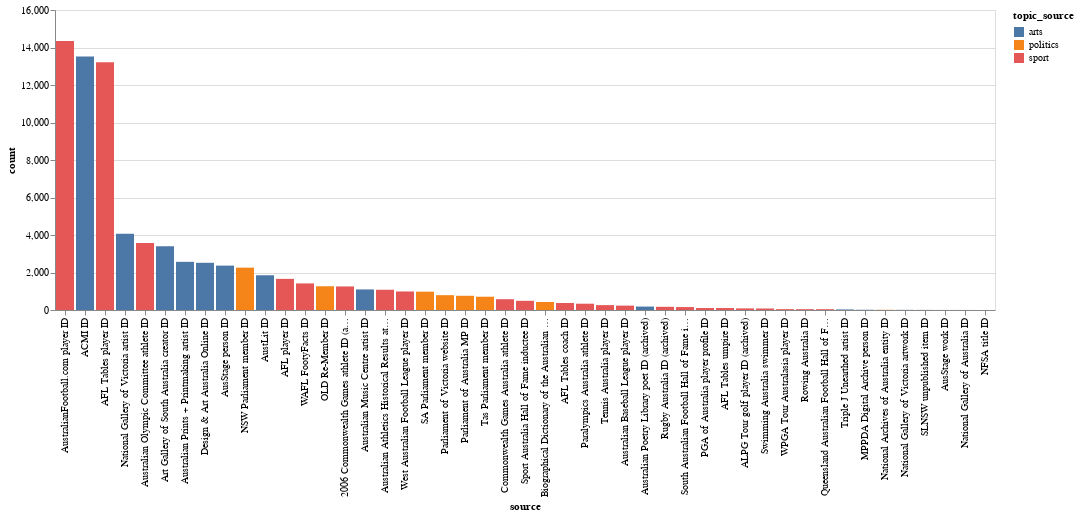

Notebook code cell kept with this figure:
### Code cell
alt.Chart(
    nodes.loc[nodes["topic_source"].isin(["arts", "politics", "sport"])]
).mark_bar().encode(x=alt.X("source:N").sort("-y"), y="count:Q", color="topic_source:N")

### Figure 1 — Vega-Lite specification as saved in the notebook (floating-point values rounded to 4 significant figures)
{"config": {"view": {"continuousWidth": 300, "continuousHeight": 300}}, "data": {"name": "data-70a7e3ac1f7d19aedb4e3ccb54362b38"}, "mark": {"type": "bar"}, "encoding": {"color": {"field": "topic_source", "type": "nominal"}, "x": {"field": "source", "sort": "-y", "type": "nominal"}, "y": {"field": "count", "type": "quantitative"}}, "$schema": "https://vega.github.io/schema/vega-lite/v5.20.1.json", "datasets": {"data-70a7e3ac1f7d19aedb4e3ccb54362b38": [{"source_prop": "http://www.wikidata.org/entity/P8633", "source": "OLD Re-Member ID", "topic_source": "politics", "target_prop": "http://www.wikidata.org/entity/P8633", "source_target": "OLD Re-Member ID", "topic_target": "politics", "count": 1266}, {"source_prop": "http://www.wikidata.org/entity/P9575", "source": "Australian Music Centre artist ID", "topic_source": "arts", "target_prop": "http://www.wikidata.org/entity/P9575", "source_target": "Australian Music Centre artist ID", "topic_target": "arts", "count": 1097}, {"source_prop": "http://www.wikidata.org/entity/P10012", "source": "NSW Parliament member ID", "topic_source": "politics", "target_prop": "http://www.wikidata.org/entity/P10012", "source_target": "NSW Parliament member ID", "topic_target": "politics", "count": 2259}, {"source_prop": "http://www.wikidata.org/entity/P10020", "source": "Parliament of Australia MP ID", "topic_source": "politics", "target_prop": "http://www.wikidata.org/entity/P10020", "source_target": "Parliament of Australia MP ID", "topic_target": "politics", "count": 757}, {"source_prop": "http://www.wikidata.org/entity/P10976", "source": "Paralympics Australia athlete ID", "topic_source": "sport", "target_prop": "http://www.wikidata.org/entity/P10976", "source_target": "Paralympics Australia athlete ID", "topic_target": "sport", "count": 336}, {"source_prop": "http://www.wikidata.org/entity/P11098", "source": "Tas Parliament member ID", "topic_source": "politics", "target_prop": "http://www.wikidata.org/entity/P11098", "source_target": "Tas Parliament member ID", "topic_target": "politics", "count": 708}, {"source_prop": "http://www.wikidata.org/entity/P11126", "source": "Rowing Australia ID", "topic_source": "sport", "target_prop": "http://www.wikidata.org/entity/P11126", "source_target": "Rowing Australia ID", "topic_target": "sport", "count": 44}, {"source_prop": "http://www.wikidata.org/entity/P11128", "source": "SA Parliament member ID", "topic_source": "politics", "target_prop": "http://www.wikidata.org/entity/P11128", "source_target": "SA Parliament member ID", "topic_target": "politics", "count": 977}, {"source_prop": "http://www.wikidata.org/entity/P10856", "source": "National Archives of Australia entity ID", "topic_source": "politics", "target_prop": "http://www.wikidata.org/entity/P10856", "source_target": "National Archives of Australia entity ID", "topic_target": "politics", "count": 11}, {"source_prop": "http://www.wikidata.org/entity/P11191", "source": "PGA of Australia player profile ID", "topic_source": "sport", "target_prop": "http://www.wikidata.org/entity/P11191", "source_target": "PGA of Australia player profile ID", "topic_target": "sport", "count": 105}, {"source_prop": "http://www.wikidata.org/entity/P12310", "source": "Commonwealth Games Australia athlete ID", "topic_source": "sport", "target_prop": "http://www.wikidata.org/entity/P12310", "source_target": "Commonwealth Games Australia athlete ID", "topic_target": "sport", "count": 576}, {"source_prop": "http://www.wikidata.org/entity/P11948", "source": "NFSA title ID", "topic_source": "arts", "target_prop": "http://www.wikidata.org/entity/P11948", "source_target": "NFSA title ID", "topic_target": "arts", "count": 1}, {"source_prop": "http://www.wikidata.org/entity/P12362", "source": "Parliament of Victoria website ID", "topic_source": "politics", "target_prop": "http://www.wikidata.org/entity/P12362", "source_target": "Parliament of Victoria website ID", "topic_target": "politics", "count": 791}, {"source_prop": "http://www.wikidata.org/entity/P1707", "source": "Design & Art Australia Online ID", "topic_source": "arts", "target_prop": "http://www.wikidata.org/entity/P1707", "source_target": "Design & Art Australia Online ID", "topic_target": "arts", "count": 2518}, {"source_prop": "http://www.wikidata.org/entity/P2041", "source": "National Gallery of Victoria artist ID", "topic_source": "arts", "target_prop": "http://www.wikidata.org/entity/P2041", "source_target": "National Gallery of Victoria artist ID", "topic_target": "arts", "count": 4062}, {"source_prop": "http://www.wikidata.org/entity/P3546", "source": "AustralianFootball.com player ID", "topic_source": "sport", "target_prop": "http://www.wikidata.org/entity/P3546", "source_target": "AustralianFootball.com player ID", "topic_target": "sport", "count": 14350}, {"source_prop": "http://www.wikidata.org/entity/P3547", "source": "AFL Tables player ID", "topic_source": "sport", "target_prop": "http://www.wikidata.org/entity/P3547", "source_target": "AFL Tables player ID", "topic_target": "sport", "count": 13218}, {"source_prop": "http://www.wikidata.org/entity/P3682", "source": "Australian Olympic Committee athlete ID", "topic_source": "sport", "target_prop": "http://www.wikidata.org/entity/P3682", "source_target": "Australian Olympic Committee athlete ID", "topic_target": "sport", "count": 3567}, {"source_prop": "http://www.wikidata.org/entity/P3669", "source": "Swimming Australia swimmer ID", "topic_source": "sport", "target_prop": "http://www.wikidata.org/entity/P3669", "source_target": "Swimming Australia swimmer ID", "topic_target": "sport", "count": 80}, {"source_prop": "http://www.wikidata.org/entity/P3698", "source": "Tennis Australia player ID", "topic_source": "sport", "target_prop": "http://www.wikidata.org/entity/P3698", "source_target": "Tennis Australia player ID", "topic_target": "sport", "count": 261}, {"source_prop": "http://www.wikidata.org/entity/P3915", "source": "Australian Athletics Historical Results athlete ID", "topic_source": "sport", "target_prop": "http://www.wikidata.org/entity/P3915", "source_target": "Australian Athletics Historical Results athlete ID", "topic_target": "sport", "count": 1080}, {"source_prop": "http://www.wikidata.org/entity/P3953", "source": "ALPG Tour golf player ID (archived)", "topic_source": "sport", "target_prop": "http://www.wikidata.org/entity/P3953", "source_target": "ALPG Tour golf player ID (archived)", "topic_target": "sport", "count": 85}, {"source_prop": "http://www.wikidata.org/entity/P4415", "source": "Sport Australia Hall of Fame inductee ID", "topic_source": "sport", "target_prop": "http://www.wikidata.org/entity/P4415", "source_target": "Sport Australia Hall of Fame inductee ID", "topic_target": "sport", "count": 490}, {"source_prop": "http://www.wikidata.org/entity/P4476", "source": "Australian Baseball League player ID", "topic_source": "sport", "target_prop": "http://www.wikidata.org/entity/P4476", "source_target": "Australian Baseball League player ID", "topic_target": "sport", "count": 234}, {"source_prop": "http://www.wikidata.org/entity/P4571", "source": "West Australian Football League player ID", "topic_source": "sport", "target_prop": "http://www.wikidata.org/entity/P4571", "source_target": "West Australian Football League player ID", "topic_target": "sport", "count": 989}, {"source_prop": "http://www.wikidata.org/entity/P4615", "source": "WAFL FootyFacts ID", "topic_source": "sport", "target_prop": "http://www.wikidata.org/entity/P4615", "source_target": "WAFL FootyFacts ID", "topic_target": "sport", "count": 1418}, {"source_prop": "http://www.wikidata.org/entity/P4623", "source": "South Australian Football Hall of Fame inductee ID", "topic_source": "sport", "target_prop": "http://www.wikidata.org/entity/P4623", "source_target": "South Australian Football Hall of Fame inductee ID", "topic_target": "sport", "count": 156}, {"source_prop": "http://www.wikidata.org/entity/P4609", "source": "Queensland Australian Football Hall of Fame inductee ID", "topic_source": "sport", "target_prop": "http://www.wikidata.org/entity/P4609", "source_target": "Queensland Australian Football Hall of Fame inductee ID", "topic_target": "sport", "count": 43}, {"source_prop": "http://www.wikidata.org/entity/P4684", "source": "National Gallery of Victoria artwork ID", "topic_source": "arts", "target_prop": "http://www.wikidata.org/entity/P4684", "source_target": "National Gallery of Victoria artwork ID", "topic_target": "arts", "count": 8}, {"source_prop": "http://www.wikidata.org/entity/P4885", "source": "AFL Tables coach ID", "topic_source": "sport", "target_prop": "http://www.wikidata.org/entity/P4885", "source_target": "AFL Tables coach ID", "topic_target": "sport", "count": 374}, {"source_prop": "http://www.wikidata.org/entity/P4888", "source": "AFL Tables umpire ID", "topic_source": "sport", "target_prop": "http://www.wikidata.org/entity/P4888", "source_target": "AFL Tables umpire ID", "topic_target": "sport", "count": 104}, {"source_prop": "http://www.wikidata.org/entity/P4799", "source": "Rugby Australia ID (archived)", "topic_source": "sport", "target_prop": "http://www.wikidata.org/entity/P4799", "source_target": "Rugby Australia ID (archived)", "topic_target": "sport", "count": 170}, {"source_prop": "http://www.wikidata.org/entity/P5465", "source": "Australian Poetry Library poet ID (archived)", "topic_source": "arts", "target_prop": "http://www.wikidata.org/entity/P5465", "source_target": "Australian Poetry Library poet ID (archived)", "topic_target": "arts", "count": 183}, {"source_prop": "http://www.wikidata.org/entity/P5716", "source": "2006 Commonwealth Games athlete ID (archived)", "topic_source": "sport", "target_prop": "http://www.wikidata.org/entity/P5716", "source_target": "2006 Commonwealth Games athlete ID (archived)", "topic_target": "sport", "count": 1256}, {"source_prop": "http://www.wikidata.org/entity/P6804", "source": "Art Gallery of South Australia creator ID", "topic_source": "arts", "target_prop": "http://www.wikidata.org/entity/P6804", "source_target": "Art Gallery of South Australia creator ID", "topic_target": "arts", "count": 3404}, {"source_prop": "http://www.wikidata.org/entity/P7003", "source": "ACMI ID", "topic_source": "arts", "target_prop": "http://www.wikidata.org/entity/P7003", "source_target": "ACMI ID", "topic_target": "arts", "count": 13520}, {"source_prop": "http://www.wikidata.org/entity/P6979", "source": "SLNSW unpublished item ID", "topic_source": "arts", "target_prop": "http://www.wikidata.org/entity/P6979", "source_target": "SLNSW unpublished item ID", "topic_target": "arts", "count": 5}, {"source_prop": "http://www.wikidata.org/entity/P7633", "source": "MPPDA Digital Archive person ID", "topic_source": "arts", "target_prop": "http://www.wikidata.org/entity/P7633", "source_target": "MPPDA Digital Archive person ID", "topic_target": "arts", "count": 13}, {"source_prop": "http://www.wikidata.org/entity/P8277", "source": "AFL player ID", "topic_source": "sport", "target_prop": "http://www.wikidata.org/entity/P8277", "source_target": "AFL player ID", "topic_target": "sport", "count": 1660}, {"source_prop": "http://www.wikidata.org/entity/P8292", "source": "AusStage person ID", "topic_source": "arts", "target_prop": "http://www.wikidata.org/entity/P8292", "source_target": "AusStage person ID", "topic_target": "arts", "count": 2367}, {"source_prop": "http://www.wikidata.org/entity/P8295", "source": "AustLit ID", "topic_source": "arts", "target_prop": "http://www.wikidata.org/entity/P8295", "source_target": "AustLit ID", "topic_target": "arts", "count": 1853}, {"source_prop": "http://www.wikidata.org/entity/P8294", "source": "AusStage work ID", "topic_source": "arts", "target_prop": "http://www.wikidata.org/entity/P8294", "source_target": "AusStage work ID", "topic_target": "arts", "count": 3}, {"source_prop": "http://www.wikidata.org/entity/P8909", "source": "National Gallery of Australia ID", "topic_source": "arts", "target_prop": "http://www.wikidata.org/entity/P8909", "source_target": "National Gallery of Australia ID", "topic_target": "arts", "count": 2}, {"source_prop": "http://www.wikidata.org/entity/P10086", "source": "Australian Prints + Printmaking artist ID", "topic_source": "arts", "target_prop": "http://www.wikidata.org/entity/P10086", "source_target": "Australian Prints + Printmaking artist ID", "topic_target": "arts", "count": 2569}, {"source_prop": "http://www.wikidata.org/entity/P11758", "source": "WPGA Tour Australasia player ID", "topic_source": "sport", "target_prop": "http://www.wikidata.org/entity/P11758", "source_target": "WPGA Tour Australasia player ID", "topic_target": "sport", "count": 45}, {"source_prop": "http://www.wikidata.org/entity/P10249", "source": "Triple J Unearthed artist ID", "topic_source": "arts", "target_prop": "http://www.wikidata.org/entity/P10249", "source_target": "Triple J Unearthed artist ID", "topic_target": "arts", "count": 30}, {"source_prop": "http://www.wikidata.org/entity/P11281", "source": "Biographical Dictionary of the Australian Senate ID", "topic_source": "politics", "target_prop": "http://www.wikidata.org/entity/P11281", "source_target": "Biographical Dictionary of the Australian Senate ID", "topic_target": "politics", "count": 426}]}}
